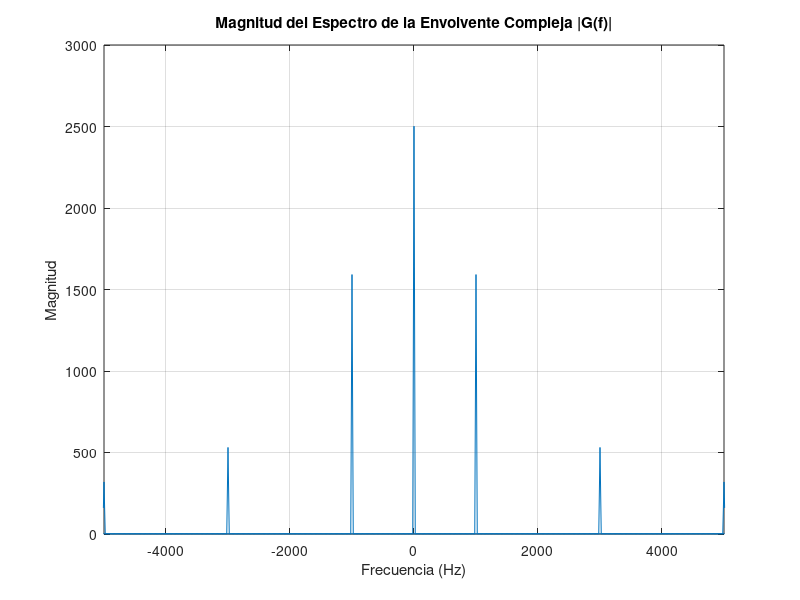

MATLAB code to generate this figure:
% Código MATLAB para graficar la Transformada de Fourier de la Envolvente Compleja (Espectro de la Modulante OOK)

% --- Parámetros ---
R = 1000;       % Tasa de bits (Hz) - Frecuencia de la onda cuadrada
Fs = 100000;    % Frecuencia de muestreo (Hz). Debe ser mucho mayor que R.
Duration = 0.05; % Duración de la simulación en segundos.


% --- Generación de la Señal Modulante (Onda Cuadrada Unipolar 0 a 1) ---
t = 0:1/Fs:(Duration - 1/Fs); % Vector de tiempo
% Generar onda cuadrada bipolar (-1 a 1) con frecuencia R
square_wave_bipolar = square(2*pi*R*t);
% Convertir a unipolar (0 a 1): (señal + 1) / 2
m_t = (square_wave_bipolar + 1) / 2; % Esta es la señal modulante m(t), proporcional a g(t)

% --- Cálculo de la Transformada de Fourier ---
N_fft = length(m_t); % Número de puntos para el FFT.
M_f_unshifted = fft(m_t); % Calcula la FFT de la señal modulante

% --- Cálculo del Vector de Frecuencia ---
f_unshifted = (0:(N_fft-1))*(Fs/N_fft); % Vector de frecuencia de 0 a Fs

% --- Centrar el Espectro en 0 Hz ---
M_f = fftshift(M_f_unshifted); % Centra el componente DC en el medio
f = fftshift(f_unshifted);       % Centra el vector de frecuencia correspondiente

% --- Corregir el rango del vector de frecuencia ---
% fftshift reordena de [0, Fs/2, -Fs/2, 0), necesitamos que sea [-Fs/2, Fs/2)
f(f > Fs/2) = f(f > Fs/2) - Fs; % Ajusta la parte positiva

% --- Graficar la Magnitud del Espectro ---
figure;
plot(f, abs(M_f)); % Grafica la magnitud del espectro vs frecuencia
title('Magnitud del Espectro de la Envolvente Compleja |G(f)|');
xlabel('Frecuencia (Hz)');
ylabel('Magnitud');
grid on;
% Opcional: Limitar el eje x para ver mejor los lóbulos principales
xlim([-5*R, 5*R]); % Muestra desde -5*R hasta +5*R Hz

% Opcional: Si quieres graficar la señal en el tiempo para verificarla
% figure;
% plot(t, m_t);
% title('Señal Modulante (Onda Cuadrada 0 a 1) en el Tiempo');
% xlabel('Tiempo (s)');
% ylabel('Amplitud');
% grid on;
% ylim([-0.2, 1.2]); % Ajustar límites para ver 0 y 1 claramente